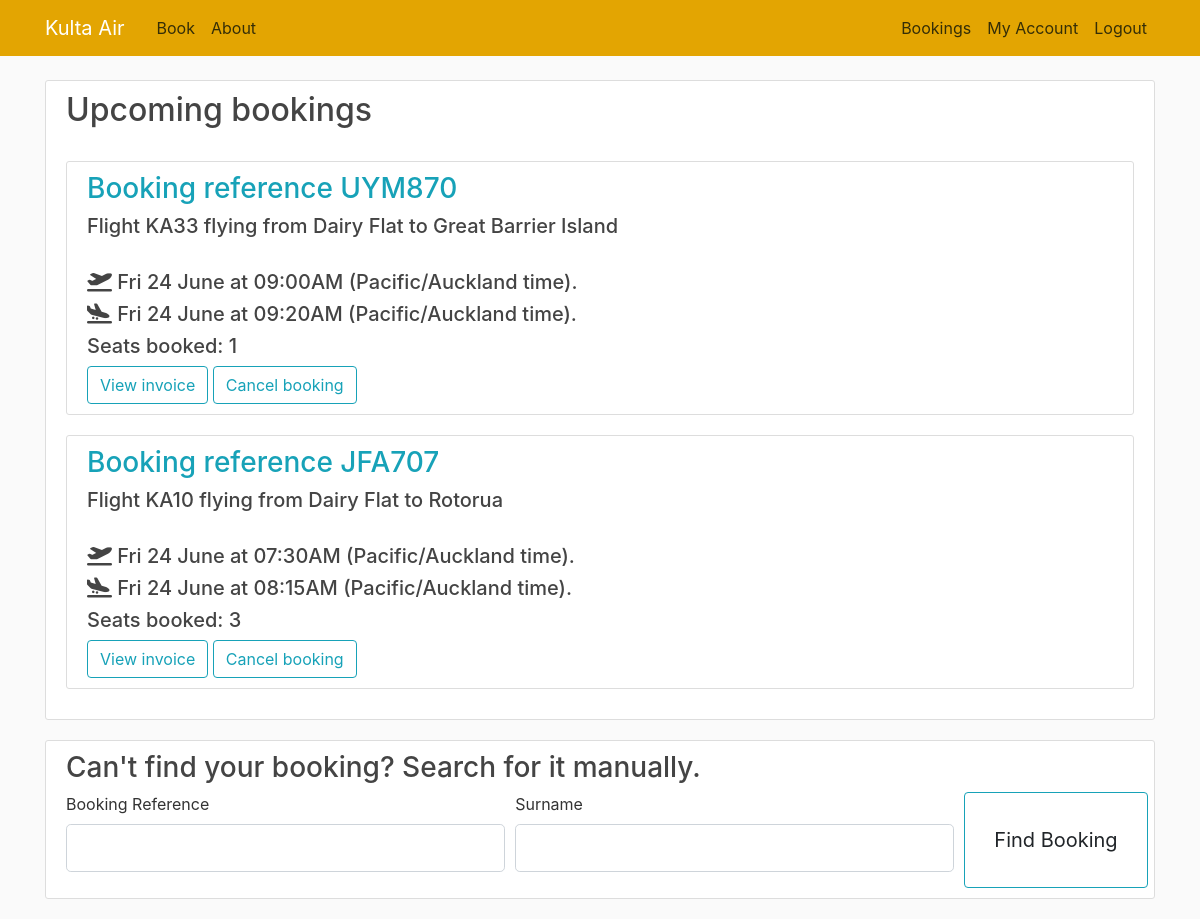
Screenshot of /bookings (signed in) with the database file from the repository.
### flightbookingapp/models.py (models this page shows, shortened)
class Booking(db.Model):
    booking_ref = db.Column(db.VARCHAR(6), primary_key=True, nullable=False, unique=True)
    customer = db.Column(db.Integer, db.ForeignKey('customer.id'), nullable=False)
    flight = db.Column(db.Integer, db.ForeignKey('departure.id'), nullable=False)
    tickets = db.Column(db.Integer, default=1)

class Departure(db.Model):
    id = db.Column(db.Integer, primary_key=True, nullable=False, unique=True)
    flight_number = db.Column(db.VARCHAR(10), db.ForeignKey('route.flight_code'), nullable=False)
    depart_date = db.Column(db.Date, nullable=False)
    stopover_date = db.Column(db.Date)
    arrival_date = db.Column(db.Date, nullable=False)
    price = db.Column(db.Float, nullable=False, default=0.00)
    booked_seats = db.Column(db.Integer, nullable=False, default=0)

class Airport(db.Model):
    int_code = db.Column(db.CHAR(4), primary_key=True, unique=True)
    name = db.Column(db.VARCHAR(50), nullable=False)
    timezone = db.Column(db.String(50))

class Route(db.Model):
    flight_code = db.Column(db.VARCHAR(10), primary_key=True, nullable=False, unique=True)
    depart_time = db.Column(db.Time, nullable=False)
    arrive_time = db.Column(db.Time, nullable=False)
    stopover_time = db.Column(db.Time)
    depart_airport = db.Column(db.CHAR(4), db.ForeignKey('airport.int_code'), nullable=False)
    arrive_airport = db.Column(db.CHAR(4), db.ForeignKey('airport.int_code'), nullable=False)
    stopover_airport = db.Column(db.CHAR(4), db.ForeignKey('airport.int_code'))
    plane = db.Column(db.Integer, db.ForeignKey('aircraft.id'), nullable=False)

### flightbookingapp/routes.py (the view, shortened to what this page needs)
@app.route('/bookings', methods=['GET', 'POST'])
def bookings():
    if request.method == "POST":
        if request.form.get('cancel') == 'Cancel booking':
            cancel_booking(request.form.get('booking'))
            return redirect(url_for('bookings'))
        if request.form.get('view') == 'View invoice':
            return redirect(url_for('invoice', booking_ref=request.form.get('booking'), surname=current_user.last_name))
    form = FindBookingForm()
    flight_info = {}
    if current_user.is_authenticated:
        flight_info = collect_user_bookings()
    return render_template('bookings.html', title='Bookings', loggedin=current_user.is_authenticated,
                           user_bookings=flight_info, form=form)

### flightbookingapp/forms.py
class FindBookingForm(FlaskForm):
    booking_ref = StringField('Booking Reference', validators=[DataRequired(), Length(min=1, max=6)])
    surname = StringField('Surname', validators=[DataRequired()])
    submit = SubmitField('Find Booking')

### flightbookingapp/models.py (called while the page is built)
@login_manager.user_loader
def load_customer(user_id):
    return Customer.query.get(int(user_id))

### flightbookingapp/routes.py (called while the page is built)
def date_in_past(date_and_time, timezone) -> bool:
    return datetime.datetime.now(ZoneInfo(timezone)) > date_and_time.replace(tzinfo=ZoneInfo(timezone))

def collect_user_bookings():
    flight_info = []
    for booking in current_user.bookings:
        departure = Departure.query.filter_by(id=booking.flight).first()
        route = Route.query.filter_by(flight_code=departure.flight_number).first()
        dep_airport = Airport.query.filter_by(int_code=route.depart_airport).first()
        arr_airport = Airport.query.filter_by(int_code=route.arrive_airport).first()
        booking_past = date_in_past(datetime.datetime.combine(departure.depart_date, route.depart_time),
                                    dep_airport.timezone)
        flight_info.append([booking, departure, route, dep_airport, arr_airport, booking_past])
    return sorted(flight_info, key=lambda flight: flight[1].depart_date)

### flightbookingapp/templates/bookings.html (shortened to what this page needs)
{% extends "layout.html" %}
{% block content %}
    {% if loggedin %}
        {% with bookings=user_bookings %}
            {% include 'upcoming_bookings.html' %}
        {% endwith %}
        <div class="content-section">
        <h3 class="bookings-heading"> Can't find your booking? Search for it manually.</h3>
    {% else %}
        <div class="content-section">
        <h2 class="bookings-heading"> Search for a booking </h2>
    {% endif %}
<form method="POST" action="">
    <fieldset class="form-row">
        <div class="form-group col-md-5">
            {{ form.booking_ref.label(class="form-control-label") }}
            {% if form.booking_ref.errors %}
                {{ form.booking_ref(class="form-control form-control-lg is-invalid") }}
                <div class="invalid-feedback">
                    {% for error in form.fly_from.errors %}
                        <span>{{ error }}</span>
                    {% endfor %}
                </div>
            {% else %}
                {{ form.booking_ref(class="form-control form-control-lg") }}
            {% endif %}
        </div>
        <div class="form-group col-md-5">
            {{ form.surname.label(class="form-control-label") }}
            {% if form.surname.errors %}
                {{ form.surname(class="form-control form-control-lg is-invalid") }}
                <div class="invalid-feedback">
                    {% for error in form.surname.errors %}
                        <span>{{ error }}</span>
                    {% endfor %}
                </div>
            {% else %}
                {{ form.surname(class="form-control form-control-lg") }}
            {% endif %}
        </div>
        <div class="d-grid btn-group col-2 mx-auto">
            <button class="btn btn-outline-info"
                    type="submit">{{ form.submit(class="btn btn-lg") }}</button>
        </div>
    </fieldset>
</form>
</div>
{% endblock content %}

### flightbookingapp/templates/upcoming_bookings.html (shortened to what this page needs)
<div class="content-section">
    <div class="media">
        <div class="media-body">
            <h2 class="bookings-heading">Upcoming bookings</h2>
            {% set ns = namespace(upcoming=false, past=false) %}
            {% if bookings == [] %}
                <br>
                <p class="text-secondary"><a class="ml-2" href="{{ url_for('home') }}">You have no upcoming bookings.
                    Click here to make one!</a></p>
            {% else %}
                <br>
                {% for booking in bookings %}
                    {% if not booking[5] %}
                        {% set ns.upcoming = true %}
                        <div class="content-section">
                            <form method="post" action="">
                                <h3 class="text-info">Booking reference {{ booking[0].booking_ref.upper() }}</h3>
                                <h5>Flight {{ booking[1].flight_number }} flying from {{ booking[3].name }}
                                    to {{ booking[4].name }}</h5>
                                <br>
                                <h5>
                                    <i class="fa-solid fa-plane-departure"></i> {{ (booking[1].depart_date).strftime("%a %d %B") }}
                                    at
                                    {{ booking[2].depart_time.strftime("%#I:%M%p") }} ({{ booking[3].timezone }} time).
                                </h5>
                                <h5>
                                    <i class="fa-solid fa-plane-arrival"></i> {{ (booking[1].arrival_date).strftime("%a %d %B") }}
                                    at
                                    {{ booking[2].arrive_time.strftime("%#I:%M%p") }} ({{ booking[4].timezone }} time).
                                </h5>
                                <h5>Seats booked: {{ booking[0].tickets }}</h5>
                                <input type="submit" value="View invoice" name="view" class="btn btn-outline-info">
                                <input type="submit" value="Cancel booking" name="cancel" class="btn btn-outline-info">
                            </form>
                        </div>
                    {% else %}
                        {% set ns.past = true %}
                    {% endif %}
                {% endfor %}
            {% endif %}
        </div>
    </div>
</div>

### flightbookingapp/static/main.css (style rules this page uses)
body { background: #fafafa; color: #333333; margin-top: 5rem; }
h1, h2, h3, h4, h5, h6 { color: #444444; }
.content-section { background: #ffffff; padding: 10px 20px; border: 1px solid #dddddd; border-radius: 3px; margin-bottom: 20px; }

### rows the page displays
Booking: booking_ref "UYM870", flight_number "KA33", name "Dairy Flat", name "Great Barrier Island", depart_time "09:00AM", timezone "Pacific/Auckland", arrive_time "09:20AM", tickets "1"
Departure: depart_date "Fri 24 June", arrival_date "Fri 24 June"
Booking: booking_ref "JFA707", flight_number "KA10", name "Dairy Flat", name "Rotorua", depart_time "07:30AM", timezone "Pacific/Auckland", arrive_time "08:15AM", tickets "3"
Departure: depart_date "Fri 24 June", arrival_date "Fri 24 June"
